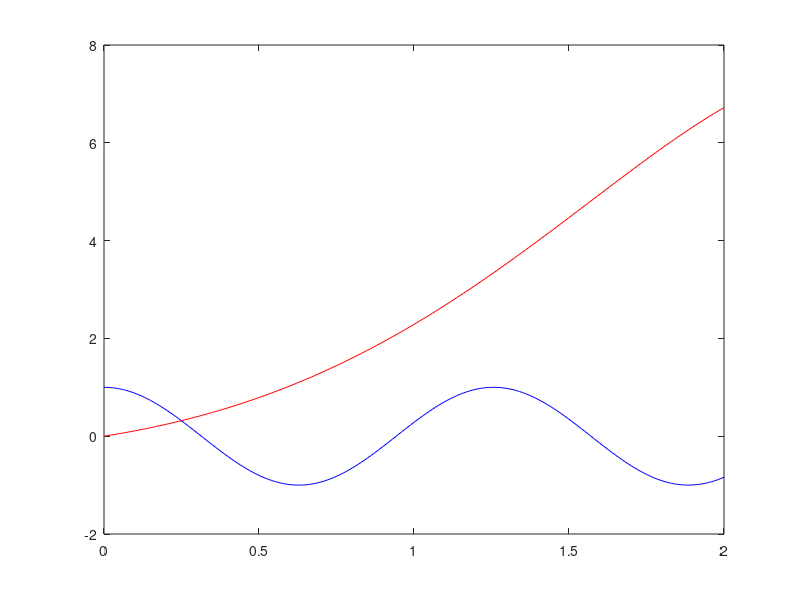

The MATLAB source for this figure:
%% This code plots a graphics_toolkit

t=(0:0.01:2);

y1=sin(t);

y2=cos(5*t);

y3=exp(t);

y1=y1.*y3;

plot(t,y1,'r',t,y2,'b');